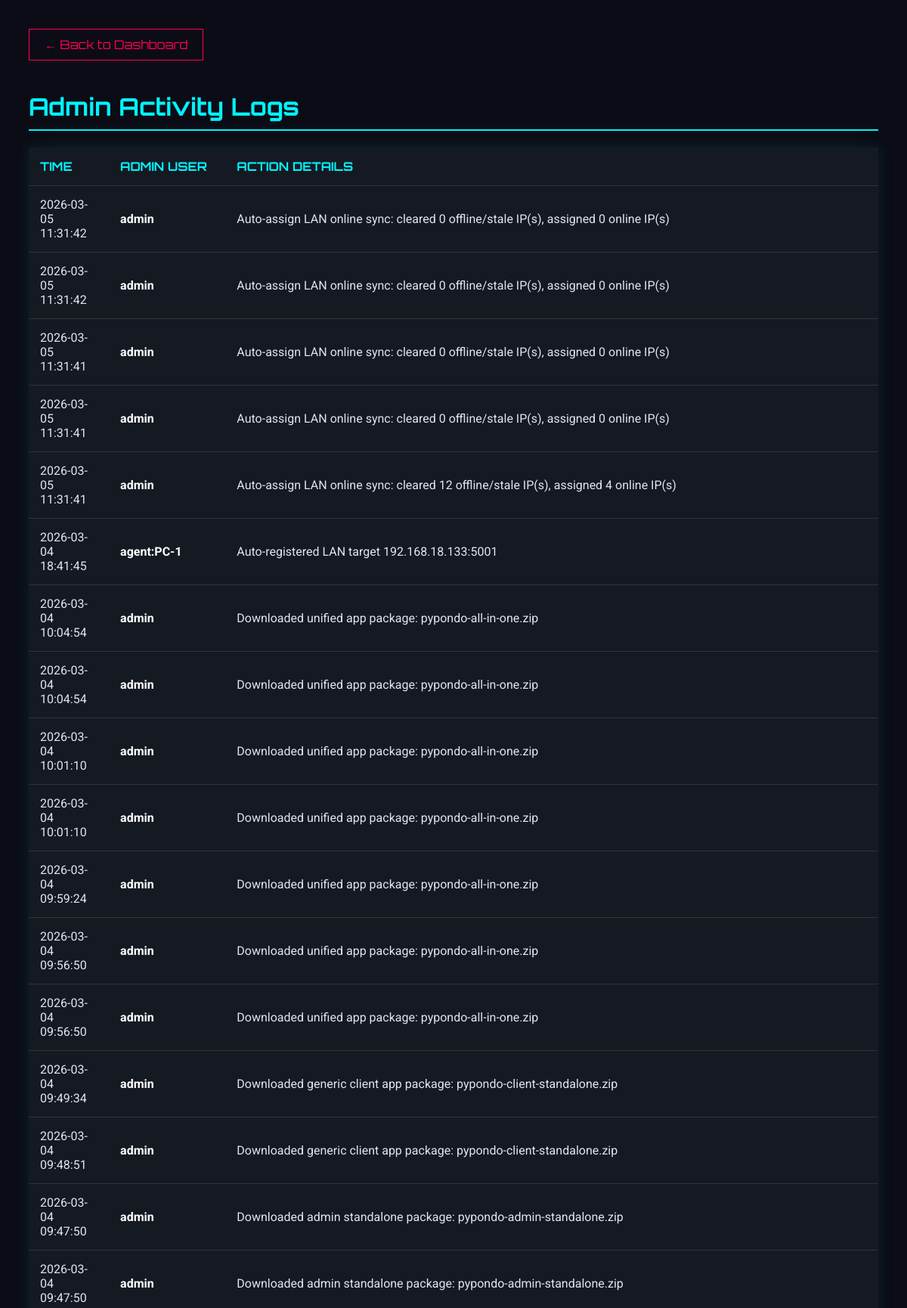
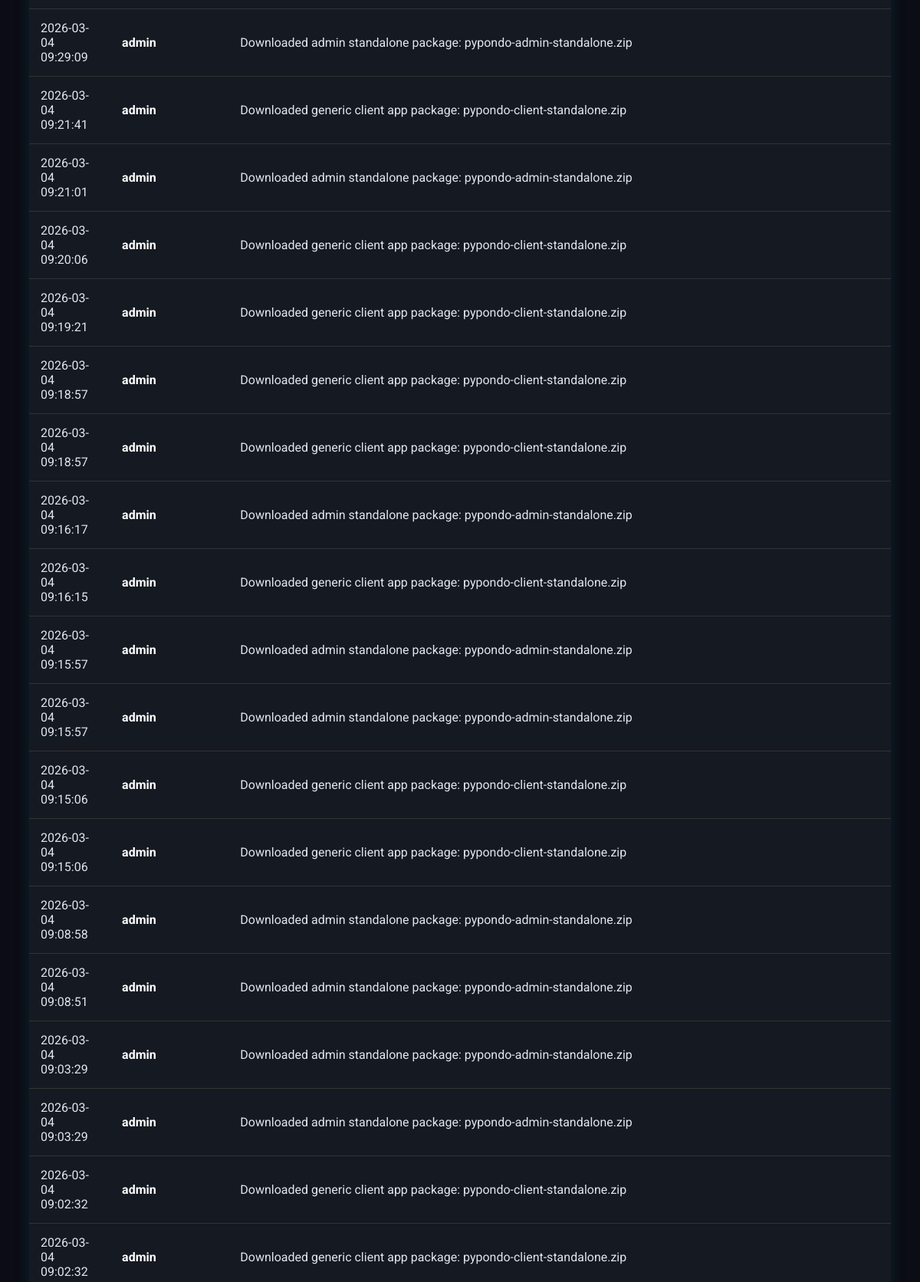
The app's page /logs (signed in, upper part) with its own data (2 pictures, top to bottom).
### app.py (models this page shows)
class AdminLog(db.Model):
    id = db.Column(db.Integer, primary_key=True)
    admin_name = db.Column(db.String(80))
    action = db.Column(db.String(255))
    timestamp = db.Column(db.DateTime, default=datetime.now)

### app.py (the view)
@app.route('/logs')
@login_required
def view_logs():
    if not current_user.is_admin: return redirect(url_for('index'))
    logs = AdminLog.query.order_by(AdminLog.timestamp.desc()).all()
    return render_template('logs.html', logs=logs)

### app.py (called while the page is built)
@login_manager.user_loader
def load_user(user_id):
    return db.session.get(User, int(user_id))

@app.before_request
def bootstrap_schema():
    if not getattr(app, "_schema_ready", False):
        db.create_all()
        ensure_pc_lan_ip_column()
        ensure_booking_date_column()
        app._schema_ready = True

### templates/logs.html (shortened to what this page needs)
<!DOCTYPE html>
<html lang="en">
<head>
</head>
<body>
    <a href="/" class="back-btn">← Back to Dashboard</a>
    <h1>Admin Activity Logs</h1>
    <table>
        <thead>
            <tr>
                <th>Time</th>
                <th>Admin User</th>
                <th>Action Details</th>
            </tr>
        </thead>
        <tbody>
            {% for log in logs %}
            <tr>
                <td>{{ log.timestamp.strftime('%Y-%m-%d %H:%M:%S') }}</td>
                <td style="font-weight: bold; color: white;">{{ log.admin_name }}</td>
                <td>{{ log.action }}</td>
            </tr>
            {% else %}
            <tr>
                <td colspan="3" style="text-align:center; color:#666;">No logs found.</td>
            </tr>
            {% endfor %}
        </tbody>
    </table>
</body>
</html>

### templates/logs.html (style rules this page uses)
body { background-color: #0b0c15; color: #e0e6ed; font-family: 'Roboto', sans-serif; padding: 30px; }
h1 { font-family: 'Orbitron', sans-serif; color: #00f3ff; border-bottom: 2px solid #00f3ff; padding-bottom: 10px; }
table { width: 100%; border-collapse: collapse; background: #151922; margin-top: 20px; box-shadow: 0 0 20px rgba(0, 243, 255, 0.1); }
th, td { padding: 15px; text-align: left; border-bottom: 1px solid #333; }
th { color: #00f3ff; text-transform: uppercase; font-family: 'Orbitron', sans-serif; }
.back-btn { display: inline-block; margin-bottom: 20px; color: #ff0055; text-decoration: none; border: 1px solid #ff0055; padding: 10px 20px; font-family: 'Orbitron', sans-serif; }

### records on screen
AdminLog: timestamp "2026-03-05 11:31:42", admin_name "admin", action "Auto-assign LAN online sync: cleared 0 offline/stale IP(s), assigned 0 online IP(s)"
AdminLog: timestamp "2026-03-05 11:31:42", admin_name "admin", action "Auto-assign LAN online sync: cleared 0 offline/stale IP(s), assigned 0 online IP(s)"
AdminLog: timestamp "2026-03-05 11:31:41", admin_name "admin", action "Auto-assign LAN online sync: cleared 0 offline/stale IP(s), assigned 0 online IP(s)"
AdminLog: timestamp "2026-03-05 11:31:41", admin_name "admin", action "Auto-assign LAN online sync: cleared 0 offline/stale IP(s), assigned 0 online IP(s)"
AdminLog: timestamp "2026-03-05 11:31:41", admin_name "admin", action "Auto-assign LAN online sync: cleared 12 offline/stale IP(s), assigned 4 online IP(s)"
AdminLog: timestamp "2026-03-04 18:41:45", admin_name "agent:PC-1", action "Auto-registered LAN target 192.168.18.133:5001"
AdminLog: timestamp "2026-03-04 10:04:54", admin_name "admin", action "Downloaded unified app package: pypondo-all-in-one.zip"
AdminLog: timestamp "2026-03-04 10:04:54", admin_name "admin", action "Downloaded unified app package: pypondo-all-in-one.zip"
AdminLog: timestamp "2026-03-04 10:01:10", admin_name "admin", action "Downloaded unified app package: pypondo-all-in-one.zip"
AdminLog: timestamp "2026-03-04 10:01:10", admin_name "admin", action "Downloaded unified app package: pypondo-all-in-one.zip"
AdminLog: timestamp "2026-03-04 09:59:24", admin_name "admin", action "Downloaded unified app package: pypondo-all-in-one.zip"
AdminLog: timestamp "2026-03-04 09:56:50", admin_name "admin", action "Downloaded unified app package: pypondo-all-in-one.zip"
AdminLog: timestamp "2026-03-04 09:56:50", admin_name "admin", action "Downloaded unified app package: pypondo-all-in-one.zip"
AdminLog: timestamp "2026-03-04 09:49:34", admin_name "admin", action "Downloaded generic client app package: pypondo-client-standalone.zip"
AdminLog: timestamp "2026-03-04 09:48:51", admin_name "admin", action "Downloaded generic client app package: pypondo-client-standalone.zip"
AdminLog: timestamp "2026-03-04 09:47:50", admin_name "admin", action "Downloaded admin standalone package: pypondo-admin-standalone.zip"
AdminLog: timestamp "2026-03-04 09:47:50", admin_name "admin", action "Downloaded admin standalone package: pypondo-admin-standalone.zip"
AdminLog: timestamp "2026-03-04 09:29:09", admin_name "admin", action "Downloaded admin standalone package: pypondo-admin-standalone.zip"
AdminLog: timestamp "2026-03-04 09:21:41", admin_name "admin", action "Downloaded generic client app package: pypondo-client-standalone.zip"
AdminLog: timestamp "2026-03-04 09:21:01", admin_name "admin", action "Downloaded admin standalone package: pypondo-admin-standalone.zip"
AdminLog: timestamp "2026-03-04 09:20:06", admin_name "admin", action "Downloaded generic client app package: pypondo-client-standalone.zip"
AdminLog: timestamp "2026-03-04 09:19:21", admin_name "admin", action "Downloaded generic client app package: pypondo-client-standalone.zip"
AdminLog: timestamp "2026-03-04 09:18:57", admin_name "admin", action "Downloaded generic client app package: pypondo-client-standalone.zip"
AdminLog: timestamp "2026-03-04 09:18:57", admin_name "admin", action "Downloaded generic client app package: pypondo-client-standalone.zip"
AdminLog: timestamp "2026-03-04 09:16:17", admin_name "admin", action "Downloaded admin standalone package: pypondo-admin-standalone.zip"
AdminLog: timestamp "2026-03-04 09:16:15", admin_name "admin", action "Downloaded generic client app package: pypondo-client-standalone.zip"
AdminLog: timestamp "2026-03-04 09:15:57", admin_name "admin", action "Downloaded admin standalone package: pypondo-admin-standalone.zip"
AdminLog: timestamp "2026-03-04 09:15:57", admin_name "admin", action "Downloaded admin standalone package: pypondo-admin-standalone.zip"
AdminLog: timestamp "2026-03-04 09:15:06", admin_name "admin", action "Downloaded generic client app package: pypondo-client-standalone.zip"
AdminLog: timestamp "2026-03-04 09:15:06", admin_name "admin", action "Downloaded generic client app package: pypondo-client-standalone.zip"
AdminLog: timestamp "2026-03-04 09:08:58", admin_name "admin", action "Downloaded admin standalone package: pypondo-admin-standalone.zip"
AdminLog: timestamp "2026-03-04 09:08:51", admin_name "admin", action "Downloaded admin standalone package: pypondo-admin-standalone.zip"
AdminLog: timestamp "2026-03-04 09:03:29", admin_name "admin", action "Downloaded admin standalone package: pypondo-admin-standalone.zip"
AdminLog: timestamp "2026-03-04 09:03:29", admin_name "admin", action "Downloaded admin standalone package: pypondo-admin-standalone.zip"
AdminLog: timestamp "2026-03-04 09:02:32", admin_name "admin", action "Downloaded generic client app package: pypondo-client-standalone.zip"
AdminLog: timestamp "2026-03-04 09:02:32", admin_name "admin", action "Downloaded generic client app package: pypondo-client-standalone.zip"
